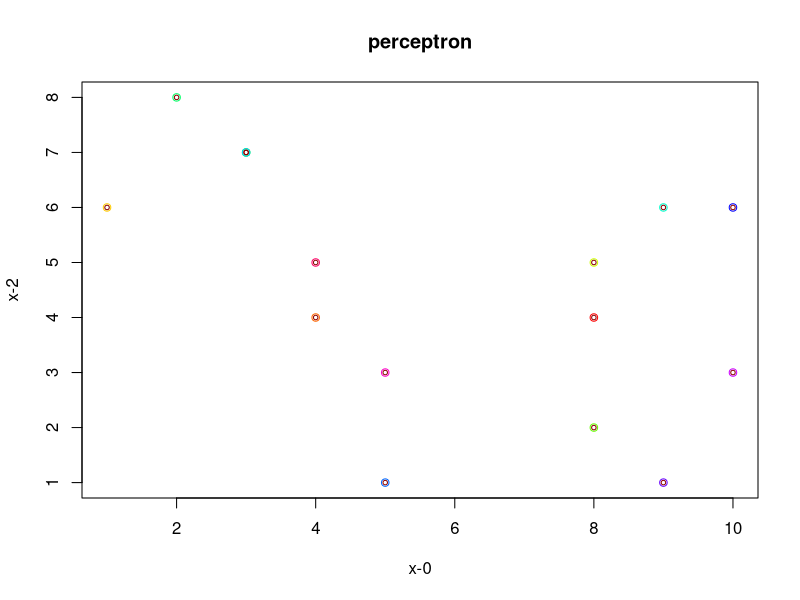

Write the R code that produced this figure.
# use r to visualize the perceptron algorithm
    
random_int_vector <- function(){
    c(random_int(), random_int())
}

random_int <- function(){
    sample(1:10, 1, replace=T)
}
    
data <- function(size){
    result <- rbind(random_int_vector(), random_int_vector())
    for (x in 1:(size-2))
        result <- rbind(result, random_int_vector())
    result
}

t <- data(15)
print(t)
plot(t, type = "p",xlab = "x-0",col=rainbow(15L), ylab = "x-2", main="perceptron")
points(t, cex = .6, col = "dark red")